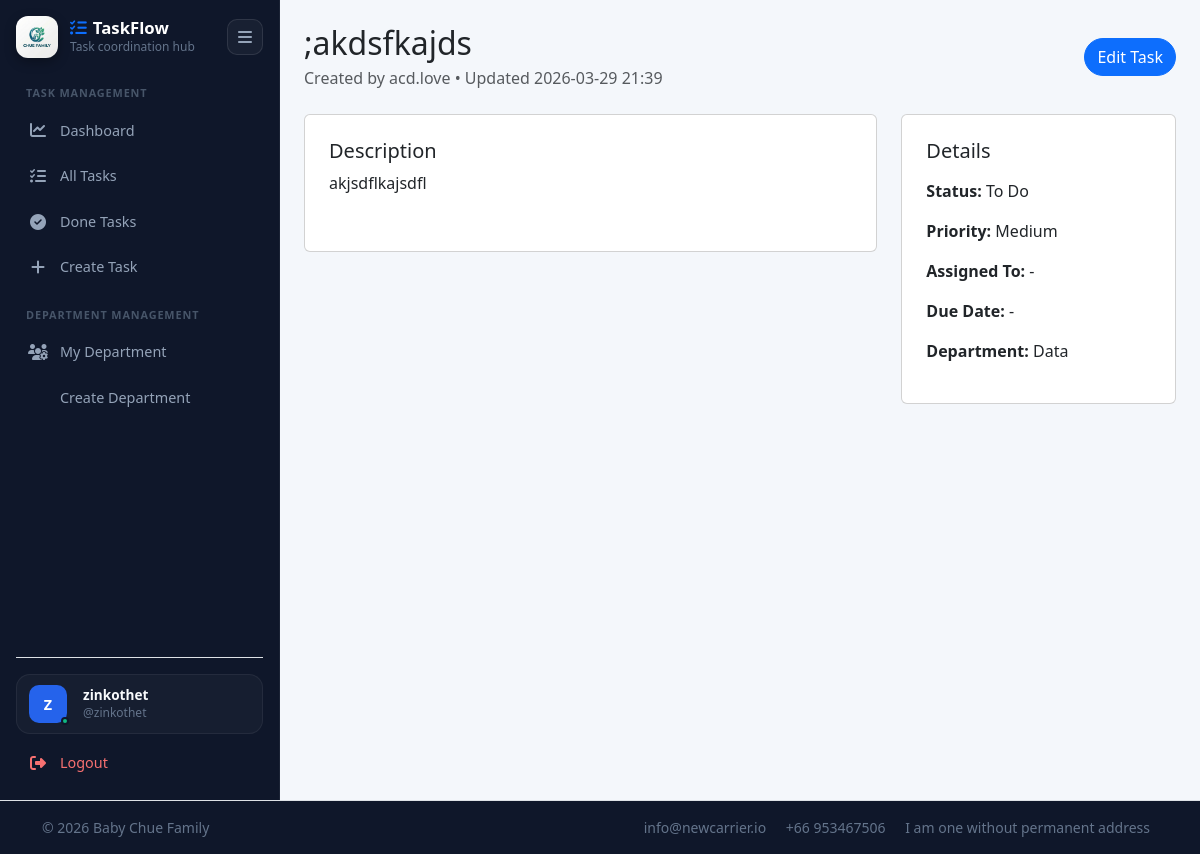
/tasks/6/ (signed in), run on the app's committed database.
### tasks/models.py (models this page shows, shortened)
class Task(models.Model):
    TODO =  'TODO'
    IN_PROGRESS = 'IN_PROGRESS'
    DONE = 'DONE'
    BLOCKED = 'BLOCKED'
    STATUS_CHOICES = (
        (TODO, 'To Do'),
        (IN_PROGRESS, 'In Progress'),
        (DONE, 'Done'),
        (BLOCKED, 'Blocked'),
    )
    LOW = 'LOW'
    MEDIUM = 'MEDIUM'
    HIGH = 'HIGH'
    URGENT = 'URGENT'
    PRIORITY_CHOICES = (
        (LOW, "Low"),
        (MEDIUM, "Medium"),
        (HIGH, "High"),
        (URGENT, "Urgent"),
    )
    PERSONAL = 'PERSONAL'
    DEPARTMENT = 'DEPARTMENT'
    ORGANIZATION = 'ORGANIZATION'
    VISIBILITY_CHOICES = (
        (PERSONAL, 'Personal'),
        (DEPARTMENT, 'Department'),
        (ORGANIZATION, 'Organization'),
    )
    title = models.CharField(max_length=200)
    description = models.TextField(blank=True)
    status = models.CharField(max_length=20, choices=STATUS_CHOICES, default=TODO)
    priority = models.CharField(max_length=20, choices=PRIORITY_CHOICES, default=MEDIUM)
    due_date = models.DateField(null=True, blank=True)
    attachment_link = models.URLField(null=True, blank=True, help_text='Optional link to Google Drive, OneDrive, or any external resource')
    organization_id = models.CharField(max_length=100, blank=True, db_index=True)
    visibility = models.CharField(max_length=20, choices=VISIBILITY_CHOICES, default=PERSONAL)
    department = models.ForeignKey(
        Department,
        on_delete=models.SET_NULL,
        null=True,
        blank=True,
        related_name="tasks",
    )
    assigned_to = models.ForeignKey(
        settings.AUTH_USER_MODEL,
        on_delete=models.SET_NULL,
        null=True,
        blank=True,
        related_name="assigned_tasks",
    )
    created_by = models.ForeignKey(
        settings.AUTH_USER_MODEL,
        on_delete=models.SET_NULL,
        null=True,
        related_name="created_tasks",
    )
    created_at = models.DateTimeField(auto_now_add=True)
    updated_at = models.DateTimeField(auto_now=True)
    class Meta:
        ordering = ['-created_at']

class Department(models.Model):
    name = models.CharField(max_length=100, unique=True)
    description = models.TextField(blank=True)
    organization_id = models.CharField(max_length=100, blank=True, db_index=True)
    created_at = models.DateTimeField(auto_now_add=True)

### tasks/views.py (the view)
# urls.py: path("<int:pk>/", views.task_detail, name="task_detail"),
@login_required
def task_detail(request, pk):
    visible_tasks = _visible_tasks_for_user(request.user)
    task = get_object_or_404(visible_tasks, pk=pk)
    return render(request, "tasks/task_detail.html", {"task": task})

### tasks/views.py (called while the page is built, shortened)
def _visible_tasks_for_user(user):
    tasks = Task.objects.select_related("assigned_to", "created_by", "department")
    if user.is_superuser:
        return tasks

### tasks/templates/tasks/task_detail.html (shortened to what this page needs)
{% extends "tasks/base_tasks.html" %}
{% block content %}
<div class="d-flex justify-content-between align-items-center mb-4">
  <div>
    <h2 class="mb-1">{{ task.title }}</h2>
    <p class="text-muted mb-0">Created by {{ task.created_by|default:"-" }} • Updated {{ task.updated_at|date:"Y-m-d H:i" }}</p>
  </div>
  <a href="{% url 'tasks:task_update' task.pk %}" class="btn btn-primary rounded-pill">Edit Task</a>
</div>
<div class="row g-4">
  <div class="col-lg-8">
    <div class="card soft-card p-4">
      <h5>Description</h5>
      <p class="mb-0">{{ task.description|linebreaks }}</p>
    </div>
  </div>
  <div class="col-lg-4">
    <div class="card soft-card p-4">
      <h5 class="mb-3">Details</h5>
      <p><strong>Status:</strong> {{ task.get_status_display }}</p>
      <p><strong>Priority:</strong> {{ task.get_priority_display }}</p>
      <p><strong>Assigned To:</strong> {{ task.assigned_to|default:"-" }}</p>
      <p><strong>Due Date:</strong> {{ task.due_date|default:"-" }}</p>
      <p><strong>Department:</strong> {{ task.department.name|default:"-" }}</p>
    </div>
  </div>
</div>
{% endblock %}

### tasks/templates/tasks/base_tasks.html (shortened to what this page needs)
{% load static %}
<!DOCTYPE html>
<html lang="en">
<head>
  <link href="https://cdn.jsdelivr.net/npm/bootstrap@5.3.3/dist/css/bootstrap.min.css" rel="stylesheet">
  <link href="https://cdnjs.cloudflare.com/ajax/libs/font-awesome/6.5.2/css/all.min.css" rel="stylesheet">
</head>
<body>
  <div class="container-fluid px-0">
    <div class="row g-0 app-shell">
      <aside class="sidebar p-3" id="appSidebar">
        <div class="sidebar-inner d-flex flex-column h-100">
          <div>
            <div class="sidebar-header mb-3">
              <div class="brand-wrap">
                <img src="{% static 'images/Logo.png' %}" alt="Logo" class="brand-logo">
                <div class="brand-text">
                  <div class="brand-title"><i class="fa-solid fa-list-check text-primary"></i> TaskFlow</div>
                  <div class="brand-subtitle">Task coordination hub</div>
                </div>
              </div>
              <button class="sidebar-toggle" id="desktopSidebarToggle" type="button" aria-label="Toggle sidebar">
                <i class="fa-solid fa-bars"></i>
              </button>
            </div>
            <nav>
              <div class="nav-section-title">Task Management</div>
              <a href="{% url 'tasks:dashboard' %}" class="{% if request.resolver_match.url_name == 'dashboard' %}active{% endif %}">
                <i class="fa-solid fa-chart-line"></i>
                <span class="nav-label">Dashboard</span>
              </a>
              <a href="{% url 'tasks:task_list' %}" class="{% if request.resolver_match.url_name == 'task_list' and selected_status != status_done %}active{% endif %}">
                <i class="fa-solid fa-list-check"></i>
                <span class="nav-label">All Tasks</span>
              </a>
              <a href="{% url 'tasks:task_list' %}?status=done" class="{% if request.resolver_match.url_name == 'task_list' and selected_status == status_done %}active{% endif %}">
                <i class="fa-solid fa-circle-check"></i>
                <span class="nav-label">Done Tasks</span>
              </a>
              <a href="{% url 'tasks:task_create' %}" class="{% if request.resolver_match.url_name == 'task_create' %}active{% endif %}">
                <i class="fa-solid fa-plus"></i>
                <span class="nav-label">Create Task</span>
              </a>
              {% if user.is_superuser or user.is_staff %}
                <div class="nav-section-title">Department Management</div>
                <a href="{% url 'tasks:profile_department_update' %}" class="{% if request.resolver_match.url_name == 'profile_department_update' %}active{% endif %}">
                  <i class="fa-solid fa-users-gear"></i>
                  <span class="nav-label">My Department</span>
                </a>
                <a href="{% url 'tasks:department_create' %}" class="{% if request.resolver_match.url_name == 'department_create' %}active{% endif %}">
                  <span class="nav-label">Create Department</span>
                </a>
              {% endif %}
            </nav>
          </div>
          <div class="mt-auto pt-3 border-top border-white-50 border-opacity-10 d-flex flex-column gap-2">
            <div class="user-card d-flex align-items-center gap-3">
              <div class="avatar-circle {% cycle 'avatar-blue' 'avatar-green' 'avatar-amber' 'avatar-purple' 'avatar-pink' %}">
                {% if user.profile.image %}
                  <img src="{{ user.profile.image.url }}" alt="{{ user.username }} avatar">
                {% else %}
                  {{ user.get_full_name|default:user.username|slice:":1"|upper }}
                {% endif %}
                <span class="status-dot"></span>
              </div>
              <div class="user-meta">
                <div class="user-name">{{ user.get_full_name|default:user.username }}</div>
                <div class="user-handle">@{{ user.username }}</div>
              </div>
            </div>
            <a href="{% url 'account_logout' %}" class="logout-link">
              <i class="fa-solid fa-right-from-bracket"></i>
              <span class="logout-label">Logout</span>
            </a>
          </div>
        </div>
      </aside>
      <div class="col-lg p-4 main-content">
        {% block content %}{% endblock %}
      </div>
    </div>
  </div>
  <footer class="section-footer border-top" style="background:#0f172a; color:#64748b;">
    <div class="container">
      <section class="footer-bottom row py-3">
        <div class="col-md-3">
          <p class="mb-0 small">&copy; 2026 Baby Chue Family</p>
        </div>
        <div class="col-md-9 text-md-end small">
          <span class="px-2">info@newcarrier.io</span>
          <span class="px-2">+66 953467506</span>
          <span class="px-2">I am one without permanent address</span>
        </div>
      </section>
    </div>
  </footer>
</body>
</html>

### tasks/templates/tasks/base_tasks.html (style rules this page uses)
body { background: #f4f7fb; font-family: system-ui, -apple-system, "Segoe UI", Roboto, "Helvetica Neue", Arial, sans-serif; }
.app-shell { min-height: 100vh; }
.sidebar { height: 100vh; width: 280px; background: #0f172a; color: #e2e8f0; position: sticky; top: 0; transition: width 0.25s cubic-bezier(0.4, 0, 0.2, 1), padding 0.25s ease; z-index: 1030; overflow-x: hidden; border-right: 1px solid rgba(255, 255, 255, 0.05); }
.sidebar-inner { min-height: 100%; }
.sidebar-header { display: flex; align-items: center; justify-content: space-between; gap: 12px; padding-bottom: 8px; }
.brand-wrap { display: flex; align-items: center; gap: 12px; min-width: 0; }
.brand-logo { width: 42px; height: 42px; object-fit: cover; border-radius: 12px; box-shadow: 0 4px 12px rgba(0, 0, 0, 0.3); flex-shrink: 0; }
.brand-text { min-width: 0; white-space: nowrap; }
.brand-title { font-size: 1.05rem; font-weight: 700; color: #ffffff; line-height: 1.2; display: flex; align-items: center; gap: 6px; }
.brand-subtitle { color: #64748b; font-size: 0.75rem; font-weight: 500; }
.sidebar-toggle { width: 36px; height: 36px; border: 1px solid rgba(255, 255, 255, 0.1); border-radius: 10px; background: rgba(255, 255, 255, 0.04); color: #94a3b8; display: inline-flex; align-items: center; justify-content: center; transition: all 0.2s ease; flex-shrink: 0; }
.user-card { background: rgba(255, 255, 255, 0.03); border: 1px solid rgba(255, 255, 255, 0.06); border-radius: 14px; padding: 10px 12px; transition: all 0.2s ease; }
.avatar-circle { width: 38px; height: 38px; border-radius: 10px; display: flex; align-items: center; justify-content: center; font-weight: 700; font-size: 0.9rem; color: white; position: relative; flex-shrink: 0; }
.avatar-blue { background: #2563eb; }
.status-dot { width: 8px; height: 8px; border-radius: 50%; background: #10b981; border: 2px solid #0f172a; position: absolute; right: -2px; bottom: -2px; }
.user-meta { min-width: 0; }
.user-name { color: #f8fafc; font-weight: 600; font-size: 0.85rem; line-height: 1.2; white-space: nowrap; overflow: hidden; text-overflow: ellipsis; }
.user-handle { color: #64748b; font-size: 0.75rem; white-space: nowrap; overflow: hidden; text-overflow: ellipsis; }
.nav-section-title { font-size: 0.68rem; letter-spacing: 0.08em; font-weight: 700; color: #475569; margin-top: 1.2rem; margin-bottom: 0.5rem; padding-left: 10px; text-transform: uppercase; white-space: nowrap; }
.sidebar nav a, .sidebar .logout-link { color: #94a3b8; text-decoration: none; display: flex; align-items: center; gap: 12px; padding: 10px 12px; border-radius: 10px; margin-bottom: 4px; font-size: 0.9rem; font-weight: 500; transition: all 0.2s ease; white-space: nowrap; position: relative; }
.sidebar nav a i, .sidebar .logout-link i { font-size: 1rem; width: 20px; text-align: center; transition: transform 0.2s ease; }
.logout-link { color: #f87171 !important; margin-bottom: 0 !important; }
.main-content { min-width: 0; }

### data on the page
Task: title ";akdsfkajds", created_by "acd.love", updated_at "2026-03-29 21:39", description "akjsdflkajsdfl", status "To Do", priority "Medium", assigned_to "-", due_date "-", department.name "Data"

### other printed values
{{ user.get_full_name|default:user.username|slice:":1"|upper }} "Z"
{{ user.get_full_name|default:user.username }} "zinkothet"
{{ user.username }} "zinkothet"
